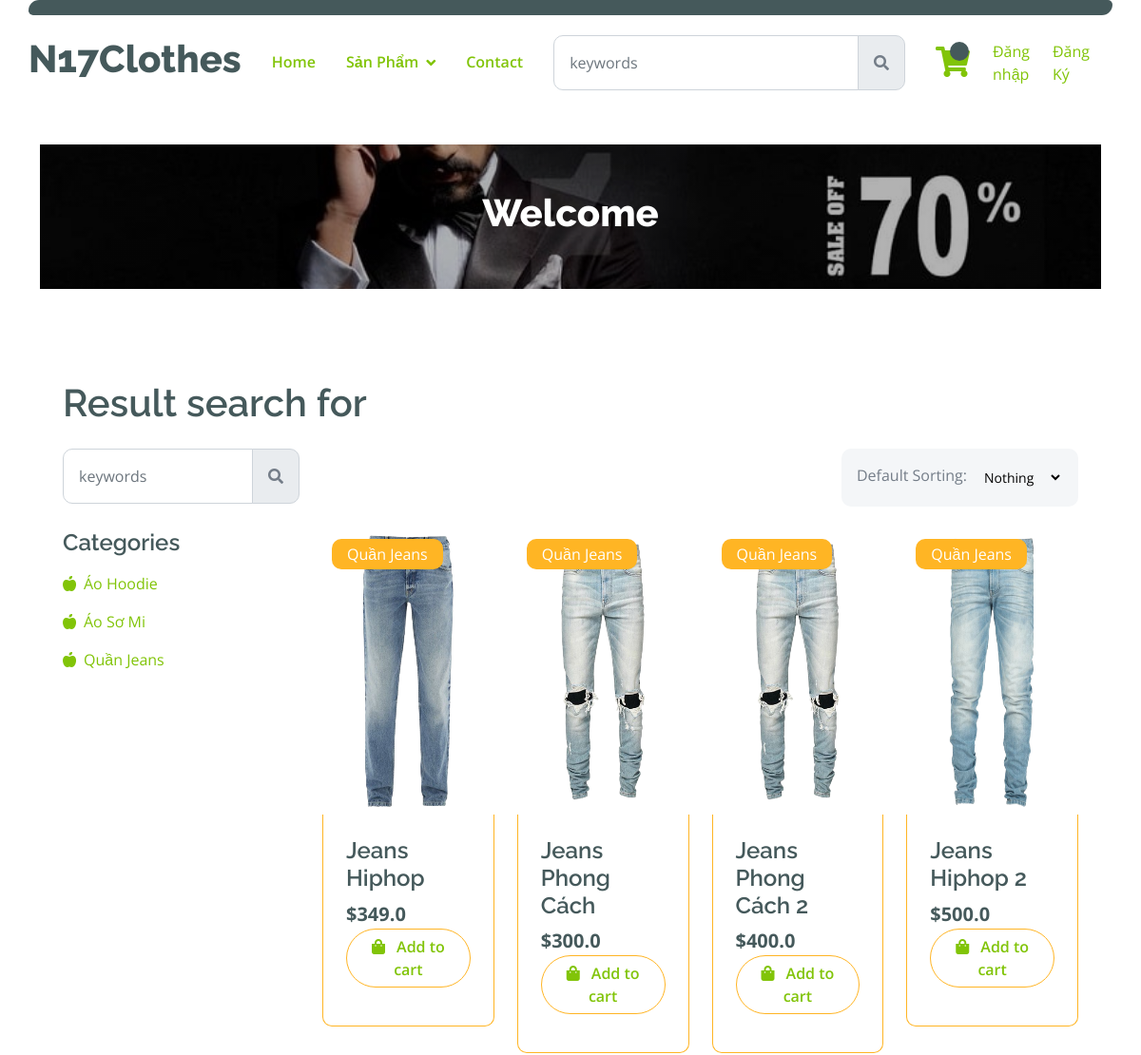
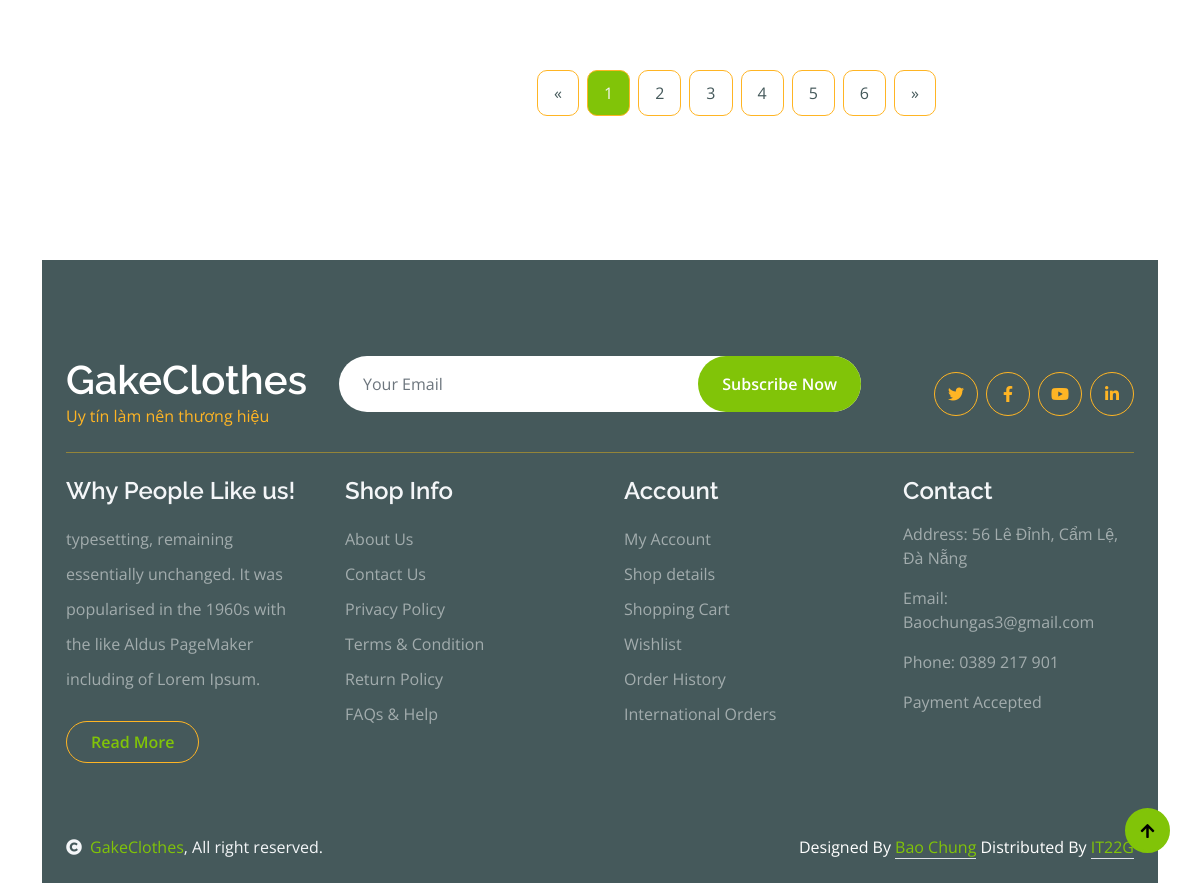
Page /category/?category=quan-jeans on the committed database (2 pictures, top to bottom).
### app/models.py (models this page shows, shortened)
class Category(models.Model):
    name = models.CharField(max_length=200, null=True)
    slug = models.SlugField(max_length = 200, unique = True)
    def __str__(self):
        return self.name

class Product(models.Model):
    name = models.CharField(max_length=200, null=True)
    price = models.FloatField()
    quantity = models.IntegerField(default = 0, null = True, blank = True)
    discount = models.FloatField()
    image = models.ImageField(null=True, blank=True, upload_to='products_pics')
    category = models.ForeignKey(Category, on_delete=models.SET_NULL, null=True, blank= True)
    description = models.CharField(max_length=1000, null=True)
    date = models.DateTimeField(auto_now_add=True)
    @property
    def ImageURL(self):
        try:
            url = self.image.url
        except:
            url = ''
        return url

### app/views.py (the view)
# urls.py: path("category/", views.categoryProduct, name="category"),
def categoryProduct(request):
    if request.user.is_authenticated:
        customer = request.user
        order, created = Order.objects.get_or_create(customer = customer, complete = False)
        items = order.orderitem_set.all()
        cartItems = order.get_cart_items
    else:
        items= []
        order = {"get_cart_items":0,"get_cart_total":0 }
    active_category = request.GET.get('category', '')
    if active_category:
        products = Product.objects.filter(category__slug = active_category)
    categories = Category.objects.all()
    context = { 'products':products, 'active_category':active_category, "categories": categories,'items':items, 'order':order }
    return render(request, "app/category.html", context)

### app/templates/app/category.html (shortened to what this page needs)
{% extends "app/base.html" %} {% load static %} {% block category_content %}
<div class="container-fluid fruite py-5">
  <div class="container py-5">
    <h1 class="mb-4">Result search for {{searched}}</h1>
    <div class="row g-4">
      <div class="col-lg-12">
        <div class="row g-4">
          <div class="col-xl-3">
            <div class="input-group w-100 mx-auto d-flex">
              <input
                type="search"
                class="form-control p-3"
                placeholder="keywords"
                aria-describedby="search-icon-1"
              />
              <span id="search-icon-1" class="input-group-text p-3"
                ><i class="fa fa-search"></i
              ></span>
            </div>
          </div>
          <div class="col-6"></div>
          <div class="col-xl-3">
            <div
              class="bg-light ps-3 py-3 rounded d-flex justify-content-between mb-4"
            >
              <label for="fruits">Default Sorting:</label>
              <select
                id="fruits"
                name="fruitlist"
                class="border-0 form-select-sm bg-light me-3"
                form="fruitform"
              >
                <option value="volvo">Nothing</option>
              </select>
            </div>
          </div>
        </div>
        <div class="row g-4">
          <div class="col-lg-3">
            <div class="row g-4">
              <div class="col-lg-12">
                <div class="mb-3">
                  <h4>Categories</h4>
                  <ul class="list-unstyled fruite-categorie">
                    {% for category in  categories %}
                    <li>
                      <div class="d-flex justify-content-between fruite-name">
                        <a href="{% url 'category' %}?category={{category.slug}}"
                          ><i class="fas fa-apple-alt me-2"></i>{{category.name}}</a
                        >
                      </div>
                    </li>
                    {% endfor %}
                  </ul>
                </div>
              </div>
            </div>
          </div>
          <div class="col-lg-9">
            <div class="row g-4 justify-content-center">
              {% for product in products%}
              <div class="col-md-6 col-lg-4 col-xl-3">
                  <a href="{% url 'details'%}?id={{product.id}}">
                  <div class="rounded position-relative fruite-item">
                    <div class="fruite-img">
                      <img
                        src="{{product.ImageURL}}"
                        class=" w-100 rounded-top"
                        height="300px"
                      />
                    </div>
                    <div
                      class="text-white bg-secondary px-3 py-1 rounded position-absolute"
                      style="top: 10px; left: 10px"
                    >
                      {{product.category}}
                    </div>
                    <div
                      class="p-4 border border-secondary border-top-0 rounded-bottom"
                    >
                      <h4>{{product.name}}</h4>
                      <div class="d-flex justify-content-between flex-lg-wrap">
                        <p class="text-dark fs-5 fw-bold mb-0">
                          ${{product.price}}
                        </p>
                        <p
                          href="!#"
                          data-product="{{product.id}}"
                          data-action="add"
                          class="btn border border-secondary rounded-pill px-3 text-primary updated-cart"
                        >
                          <i class="fa fa-shopping-bag me-2 text-primary updated-cart "    data-product="{{product.id}}"
                          data-action="add"></i>
                          Add to cart
                        </p>
                      </div>
                    </div>
                  </div>
                </a>
                </div>
              {% endfor %}
              <div class="col-12">
                <div class="pagination d-flex justify-content-center mt-5">
                  <a href="#" class="rounded">&laquo;</a>
                  <a href="#" class="active rounded">1</a>
                  <a href="#" class="rounded">2</a>
                  <a href="#" class="rounded">3</a>
                  <a href="#" class="rounded">4</a>
                  <a href="#" class="rounded">5</a>
                  <a href="#" class="rounded">6</a>
                  <a href="#" class="rounded">&raquo;</a>
                </div>
              </div>
            </div>
          </div>
        </div>
      </div>
    </div>
  </div>
</div>
{% endblock category_content %}

### app/static/app/clothes/css/style.css (style rules this page uses)
.btn { font-weight: 600; transition: .5s; }
.btn.border-secondary { transition: 0.5s; }
.fruite .fruite-categorie .fruite-name { line-height: 40px; }
.fruite .fruite-categorie .fruite-name a { transition: 0.5s; }
.fruite .fruite-item { height: 100%; transition: 0.5s; }
.fruite .fruite-item .fruite-img { overflow: hidden; transition: 0.5s; border-radius: 10px 10px 0 0; }
.fruite .fruite-item .fruite-img img { transition: 0.5s; }
.pagination { display: inline-block; }
.pagination a { color: var(--bs-dark); padding: 10px 16px; text-decoration: none; transition: 0.5s; border: 1px solid var(--bs-secondary); margin: 0 4px; }
.pagination a.active { background-color: var(--bs-primary); color: var(--bs-light); border: 1px solid var(--bs-secondary); }
input { width: 100%; padding: 1em; border: 1px solid hsl(246, 25%, 77%); border-radius: 5px; color: hsl(249, 10%, 26%); font-weight: 700; position: relative; }

### rows in the picture
Category: name "Áo Hoodie"
Category: name "Áo Sơ Mi"
Category: name "Quần Jeans"
Product: ImageURL (picture), category "Quần Jeans", name "Jeans Hiphop", price "349.0"
Product: ImageURL (picture), category "Quần Jeans", name "Jeans Phong Cách", price "300.0"
Product: ImageURL (picture), category "Quần Jeans", name "Jeans Phong Cách 2", price "400.0"
Product: ImageURL (picture), category "Quần Jeans", name "Jeans Hiphop 2", price "500.0"
